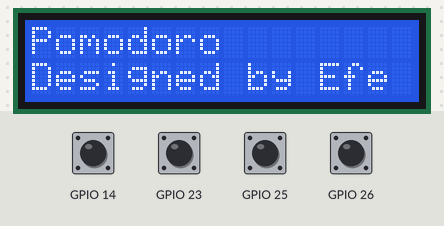
Recording of a program running on a simulated ESP32. Parts: 16×2 character LCD. The test bench sets the inputs (shaded band); at power-on: GPIO 14, GPIO 23, GPIO 25, GPIO 26 HIGH. EEPROM starts erased.

Above: at 0.1 s.
3.3 s: GPIO 25 pulled LOW for 0.15 s
At 4.7 s:
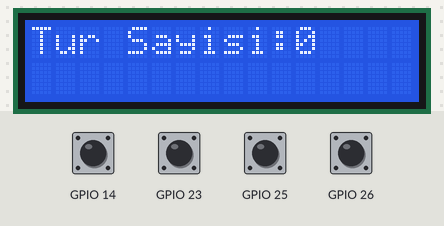
6.4 s: GPIO 23 pulled LOW for 0.15 s
At 7.7 s:
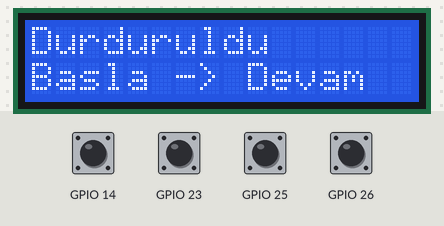
8.1 s: GPIO 26 pulled LOW for 0.15 s
At 8.8 s:
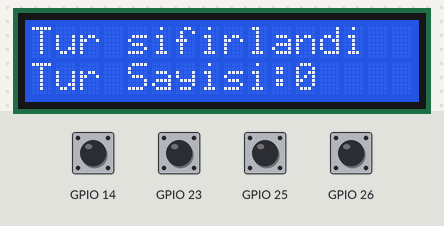
9.8 s: GPIO 25 pulled LOW for 0.15 s
At 11.5 s:
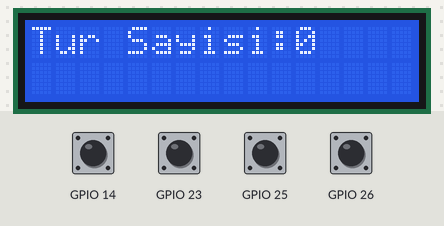
12.9 s: GPIO 14 pulled LOW for 0.15 s
At 14.3 s:
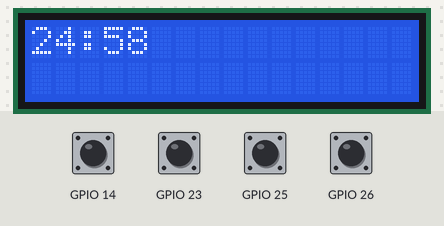
15.4 s: GPIO 25 pulled LOW for 0.15 s
At 16.3 s:
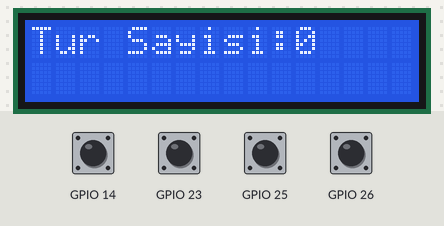
Timing chart, 0 to 18.4 s (numbered marks = the images above; inputs shaded):
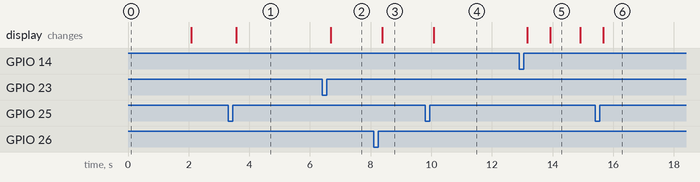

Measured:
- after the input at 3.3 s, the display: changes after 0.27 s (image 1)
- after the input at 6.4 s, the display: changes after 0.29 s (image 2)
- after the input at 8.1 s, the display: changes after 0.28 s (image 3)
- after the input at 9.8 s, the display: changes after 0.29 s (image 4)
- after the input at 12.9 s, the display: first changes after 0.27 s (image 5 shows a later state)
- after the input at 15.4 s, the display: changes after 0.27 s (image 6)
- what the display in image 5 shows lasts 1.0 s, from 13.9 s to 14.9 s

The program:

main.cpp
```cpp
#include <Arduino.h>
#include <LiquidCrystal_I2C.h>
#include <efe_pomodoro.h>

LiquidCrystal_I2C lcd(0x3F,16,2);

uint8_t durum = 0;

Pins pinler(21,22,23,14,25,26);

Time zaman;

lcdprint lcdyazdir;

State_Machine makine = DUR;

State_Machine eski= DUR;

void setup() {

  Serial.begin(9600);

  zaman.loadCycle();

  zaman.loadSettings();

  pinler.begin();

  lcdyazdir.lcdbegin(&lcd);

  lcd.clear();

}

void loop() {

  zaman.setBtnTimes(&pinler,makine,&lcd);

  if(makine!=eski){
    lcd.clear();

    if (makine == DUR) {
          lcd.setCursor(0,0);
          lcd.print("Durduruldu");
          lcd.setCursor(0,1);
          lcd.print("Basla -> Devam");
      }
    eski=makine;
  }


  switch (makine)
  {
  case DUR:

    break;
  case DEVAM:

    if(zaman.calcKalan()==0){

      zaman.setTur(zaman.getTur() + 1);

      zaman.saveCycle();

      durum |= DURDUR;

      durum &= ~BASLAT;

      makine = DUR;

      lcd.clear();

      lcd.print("SURE BITTI!");

      lcd.setCursor(0,1);

      lcd.print("Tur Tamamlandi");

      delay(3000);

      lcd.clear();
    }
    else{

      lcdyazdir.lcdSettings(&lcd,&zaman);

    }


    break;

  case SIFIRLA:

    lcd.setCursor(0,0);

    lcd.print("Tur sifirlandi");

    lcd.setCursor(0,1);

    lcd.print("Tur Sayisi:");

    lcd.print(zaman.getTur());

    break;

  case GOSTER:

    lcd.clear();

    lcd.setCursor(0,0);

    lcd.print("Tur Sayisi:");

    lcd.print(zaman.getTur());

    break;


  default:
    break;
  }


}
```
